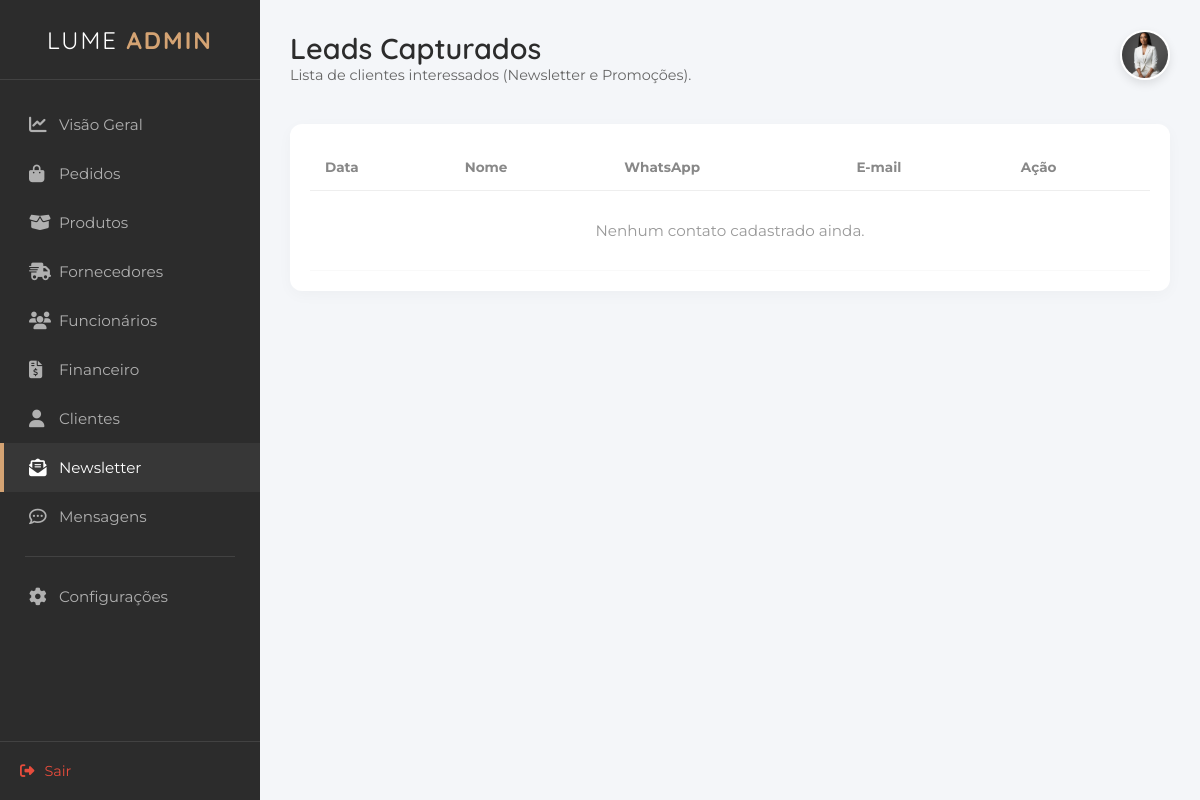
The app's page /newsletter, older data.
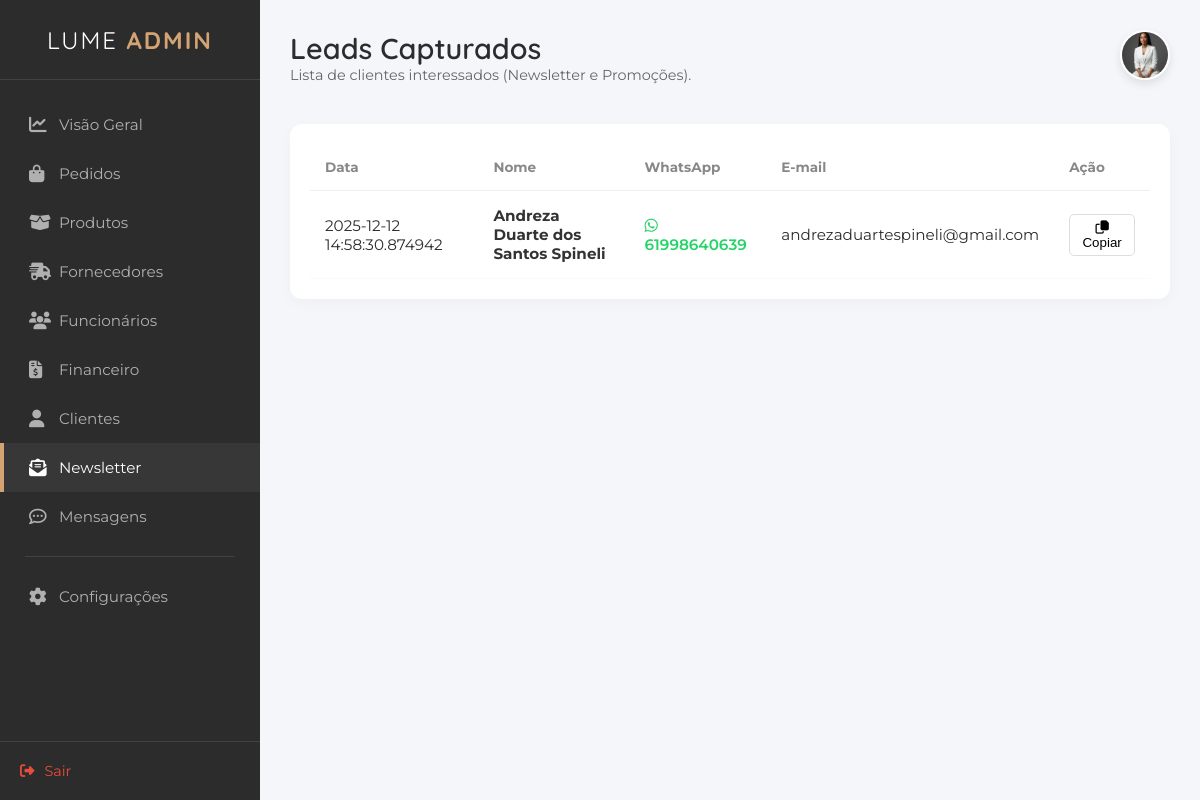
The same page, newer data.
### tables this page shows
CREATE TABLE "tb_newsletter" (
    "id" INTEGER PRIMARY KEY AUTOINCREMENT,
    "nome" VARCHAR(100),
    "whatsapp" VARCHAR(20),
    "email" VARCHAR(100),
    "data_cad" DATETIME DEFAULT CURRENT_TIMESTAMP
    );

### appinterno.py (the view)
@app.route("/newsletter.html")
@app.route("/newsletter")
def newsletter():
    con = get_db()
    cur = con.cursor()
    try:
        cur.execute("SELECT * FROM tb_newsletter ORDER BY data_cad DESC")
        leads = cur.fetchall()
    except:
        leads = []
    con.close()
    return render_template("interno/newsletter.html", leads=leads)

### appinterno.py (called while the page is built)
def get_db():
    conn = sqlite3.connect("db_lume.db")
    conn.row_factory = sqlite3.Row
    return conn

### templates/interno/newsletter.html (shortened to what the changed rows need)
<!DOCTYPE html>
<html lang="pt-br">
<head>
    <link rel="stylesheet" href="https://cdnjs.cloudflare.com/ajax/libs/font-awesome/6.4.0/css/all.min.css">
    <link rel="stylesheet" href="/static/styleinterno.css">
</head>
<body>
    <div class="admin-container">
        <aside class="sidebar">
            <div class="sidebar-header">
                <h2 class="brand-text">LUME <span>ADMIN</span></h2>
            </div>
        </aside>
        <main class="main-content">
            <header class="top-bar">
                <div class="welcome-text">
                    <h1>Leads Capturados</h1>
                </div>
</header>
            <section class="table-container" style="background: white; padding: 20px; border-radius: 12px; box-shadow: 0 4px 15px rgba(0,0,0,0.03);">
                <table style="width: 100%; border-collapse: collapse;">
                    <thead>
                        <tr style="border-bottom: 1px solid #eee; text-align: left;">
                            <th style="padding: 15px; color: #888;">Data</th>
                            <th style="padding: 15px; color: #888;">Nome</th>
                            <th style="padding: 15px; color: #888;">WhatsApp</th>
                            <th style="padding: 15px; color: #888;">E-mail</th>
                            <th style="padding: 15px; color: #888;">Ação</th>
                        </tr>
                    </thead>
                    <tbody>
                        {% for lead in leads %}
                        <tr style="border-bottom: 1px solid #f9f9f9;">
                            <td style="padding: 15px;">{{ lead['data_cad'] }}</td>
                            <td style="padding: 15px; font-weight: bold; color: #333;">{{ lead['nome'] }}</td>
                            <td style="padding: 15px;">
                                <a href="https://wa.me/55{{ lead['whatsapp'] | replace('(', '') | replace(')', '') | replace('-', '') | replace(' ', '') }}" target="_blank" style="color: #25D366; text-decoration: none; font-weight: 600;">
                                    <i class="fa-brands fa-whatsapp"></i> {{ lead['whatsapp'] }}
                                </a>
                            </td>
                            <td style="padding: 15px;">{{ lead['email'] }}</td>
                            <td style="padding: 15px;">
                                <button style="border: 1px solid #ddd; background: white; padding: 5px 10px; border-radius: 5px; cursor: pointer;">
                                    <i class="fa-regular fa-copy"></i> Copiar
                                </button>
                            </td>
                        </tr>
                        {% else %}
                        <tr>
                            <td colspan="5" style="text-align: center; padding: 30px; color: #999;">
                                Nenhum contato cadastrado ainda.
                            </td>
                        </tr>
                        {% endfor %}
                    </tbody>
                </table>
            </section>
        </main>
    </div>
</body>
</html>

Row changes from the older to the newer data that the page shows:
added tb_newsletter: data_cad "2025-12-12 14:58:30.874942", nome "Andreza Duarte dos Santos Spineli", whatsapp "61998640639", email "andrezaduartespineli@gmail.com"
Text that changed along with them:
text no longer shown: "Nenhum contato cadastrado ainda."
